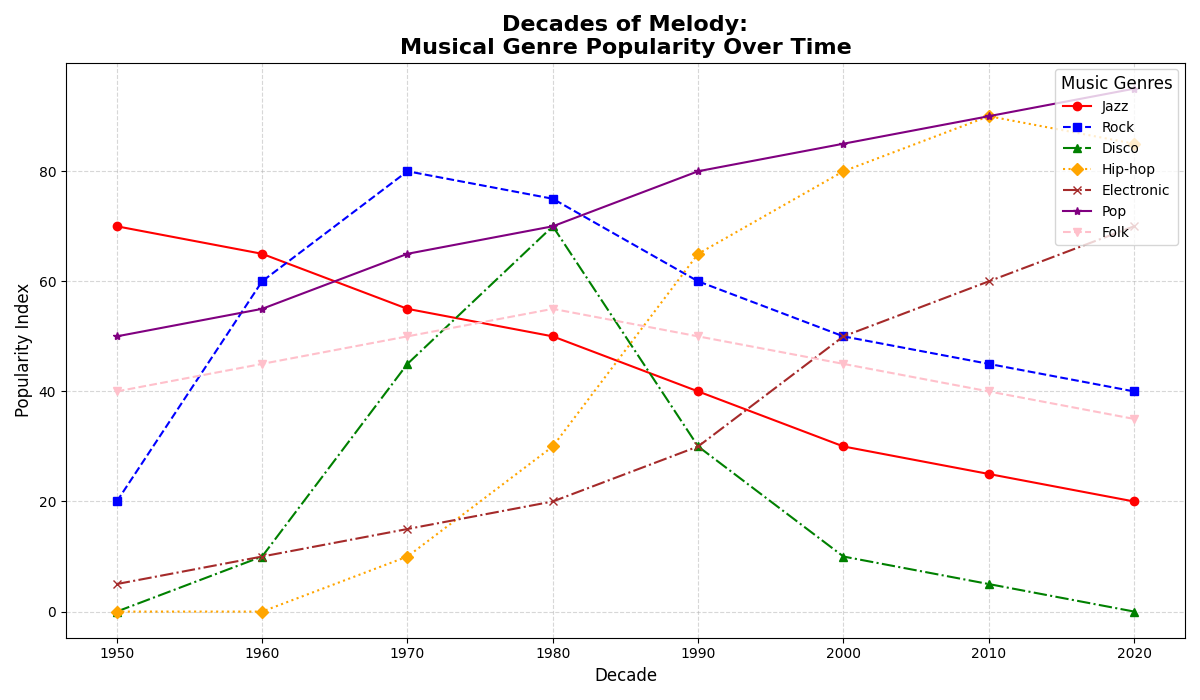

The Python source for this figure:
import matplotlib.pyplot as plt
import numpy as np

decades = np.arange(1950, 2030, 10)

jazz_popularity = [70, 65, 55, 50, 40, 30, 25, 20]
rock_popularity = [20, 60, 80, 75, 60, 50, 45, 40]
disco_popularity = [0, 10, 45, 70, 30, 10, 5, 0]
hiphop_popularity = [0, 0, 10, 30, 65, 80, 90, 85]
electronic_popularity = [5, 10, 15, 20, 30, 50, 60, 70]
pop_popularity = [50, 55, 65, 70, 80, 85, 90, 95]
folk_popularity = [40, 45, 50, 55, 50, 45, 40, 35]

fig, ax = plt.subplots(figsize=(12, 7))

ax.plot(decades, jazz_popularity, label='Jazz', color='red', marker='o', linestyle='-')
ax.plot(decades, rock_popularity, label='Rock', color='blue', marker='s', linestyle='--')
ax.plot(decades, disco_popularity, label='Disco', color='green', marker='^', linestyle='-.')
ax.plot(decades, hiphop_popularity, label='Hip-hop', color='orange', marker='D', linestyle=':')
ax.plot(decades, electronic_popularity, label='Electronic', color='brown', marker='x', linestyle='-.')
ax.plot(decades, pop_popularity, label='Pop', color='purple', marker='*', linestyle='-')
ax.plot(decades, folk_popularity, label='Folk', color='pink', marker='v', linestyle='--')

ax.set_xlabel('Decade', fontsize=12)
ax.set_ylabel('Popularity Index', fontsize=12)
ax.set_title('Decades of Melody:\nMusical Genre Popularity Over Time', fontsize=16, fontweight='bold')

ax.grid(True, linestyle='--', alpha=0.5)
ax.legend(loc='upper right', title='Music Genres', fontsize=10, title_fontsize='12')

plt.xticks(decades, fontsize=10)
plt.yticks(fontsize=10)

plt.tight_layout()
plt.show()
